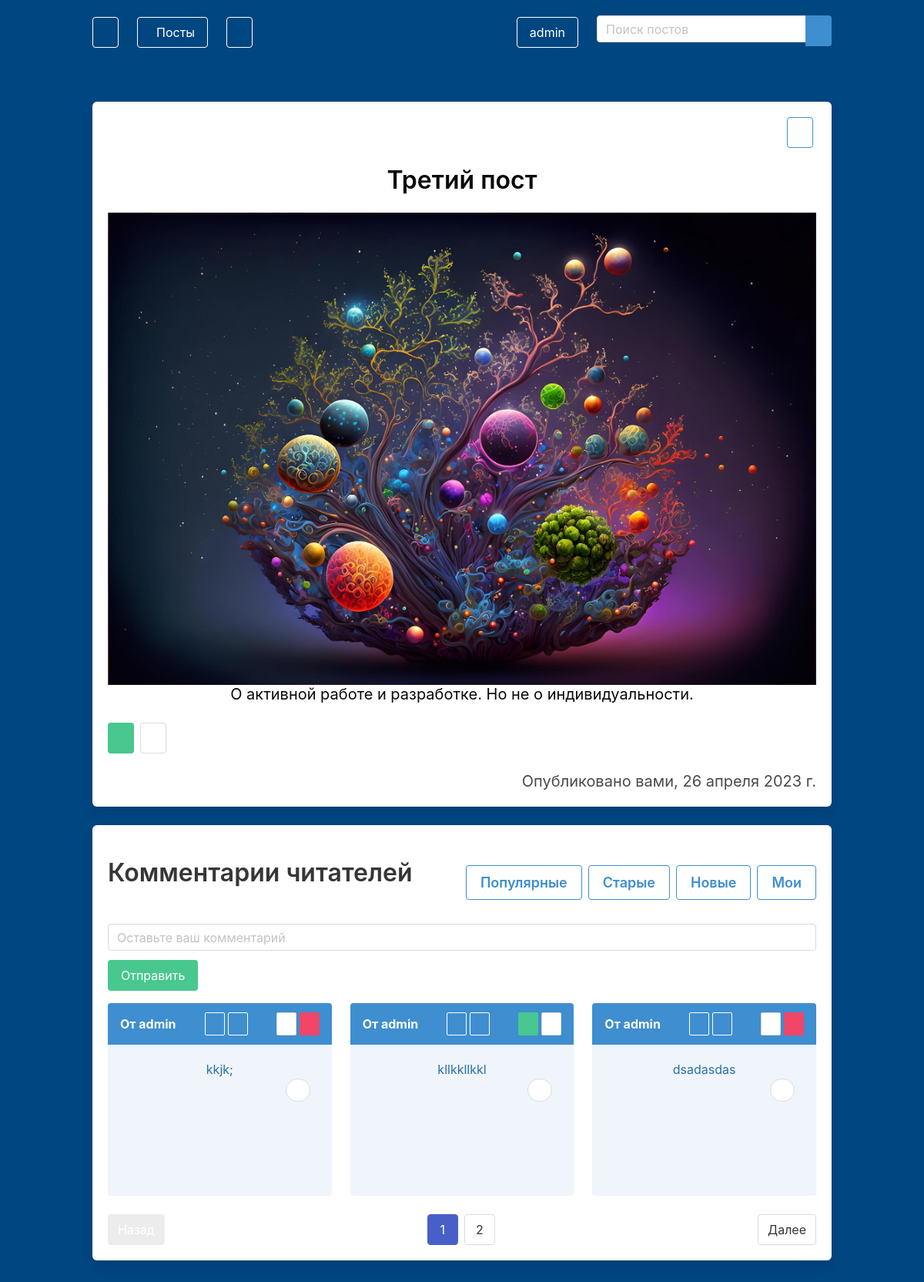
Screenshot of /blog/post/Третий пост18/ (signed in) with the database file from the repository.
### blog/models.py (models this page shows, shortened)
class Post(models.Model):
    title = models.CharField(max_length=255)
    text = models.TextField()
    slug = models.SlugField(unique=True)
    date = models.DateField(auto_now=True)
    author = models.ForeignKey(User, on_delete=models.CASCADE)
    image = models.ImageField(default='image.jpg', blank=True)
    likes = models.ManyToManyField(User, related_name='likes', blank=True)
    dislikes = models.ManyToManyField(User, related_name='dislikes', blank=True)
    views = models.ManyToManyField(User, related_name='views', blank=True)
    saved = models.ManyToManyField(User, related_name='saved', blank=True)
    favorite = models.ManyToManyField(User, related_name='favorite', blank=True)
    comments_allowed = models.BooleanField(default=True)
    def __str__(self):
        return self.title

class Comment(models.Model):
    post = models.ForeignKey('blog.Post', on_delete=models.CASCADE)
    user = models.ForeignKey(User, on_delete=models.CASCADE)
    text = models.TextField()
    date = models.DateTimeField(auto_now_add=True)
    comment_likes = models.ManyToManyField(User, related_name='comment_likes')
    comment_dislikes = models.ManyToManyField(User, related_name='comment_dislikes')
    parent = models.ForeignKey('self', null=True, blank=True, on_delete=models.CASCADE, related_name='children')
    reply_to = models.ForeignKey('self', null=True, blank=True, on_delete=models.SET_NULL, related_name='reply')

### blog/views.py (the view)
# urls.py: path('post/<slug>/', views.post, name='post'),
@login_required(login_url='/users/log_in')
def post(request, slug):
    post_detail = Post.objects.get(slug=slug)
    form = CommentForm(request.POST or None)
    action = request.GET.get('action')
    query = request.GET.get('filter')
    comments = post_detail.comment_set.filter(parent=None)
    comments = filter_comments( request, query, comments) if query else comments
    pages = Paginator(comments, 3)
    page = request.GET.get('page')
    comments = pages.get_page(page)
    comment_pages = comments.paginator.get_elided_page_range(comments.number)
    if action:
        add_saved(action, request)
        return redirect('blog:post', slug=slug)
    if request.user not in post_detail.views.all():
        post_detail.views.add(request.user)
    if form.is_valid():
        instance = form.save(commit=False)
        instance.user = request.user
        instance.post = post_detail
        instance.save()
        return redirect('blog:post', slug=slug)
    return render(request, 'post.html', {'post': post_detail, 'form': form, 'comment_pages': comment_pages, 'comments': comments, 'page': page, 'query': query})

### blog/forms.py
class CommentForm(forms.ModelForm):
    text = forms.CharField(widget=forms.TextInput(attrs={
        'class': 'input', 'placeholder': "Оставьте ваш комментарий"
    }))
    class Meta:
        model = Comment
        fields = ['text', ]

### blog/templates/post.html (shortened to what this page needs)
{% extends 'base_layout.html' %}
{% load static from static %}
{% block content %}
    <div class="container">
        <div class="box has-text-centered" style="min-width: 100%">
            <div class="buttons is-right">
                <a href="{% url 'blog:post' post.slug %}?action=saved&pk={{post.pk}} " class="button is-info is-outlined">
                </a>
            </div>
            <div class="title has-text-black">
                {{ post }}
            </div>
            {% if post.image %}
                <img src="{{ post.image.url }}" alt="" class="image is-centered post-image is-fullwidth">
            {% else %}
                <img src="{% static 'images/image.jpg' %}" alt="" class="image is-centered post-image">
            {% endif %}
            <div class="subtitle has-text-black">
                {{ post.text }}
            </div>
            <div class="buttons">
                <a class="button {% if user in post.likes.all %} is-success {% endif %}"
                href="{% url 'blog:like' post.slug %}">
                </a>
                <a class="button {% if user in post.dislikes.all %} is-danger {% endif %}"
                href="{% url 'blog:dislike' post.slug %}">
                </a>
            </div>
            {% if user == post.author %}
                <div class="subtitle has-text-right">Опубликовано вами, {{ post.date }}</div>
            {% else %}
                <div class="subtile has-text-right">Опубликовано автором: {{ post.author }}, {{ post.date }}
                    <br><br>
                    <a href="{% url 'blog:home' %}?filter=author_post&user={{post.author.pk}}"
                    class="button is-info is-outlined">Посмотреть все посты автора</a>
                </div>
            {% endif %}
        </div>
        {% if post.comments_allowed %}
        <div class="box">
            {% if post.comment_set.all %}
            <div class="is-flex is-align-items-center is-justify-content-space-between my-5">
                <div class="title">Комментарии читателей</div>
                <div class="buttons">
                    <a class="button is-info is-outlined  filter_comment" href="{% url 'blog:post' post.slug %}?filter=popular">Популярные</a>
                    <a class="button is-info is-outlined  filter_comment" href="{% url 'blog:post' post.slug %}?filter=old">Старые</a>
                    <a class="button is-info is-outlined  filter_comment" href="{% url 'blog:post' post.slug %}?filter=new">Новые</a>
                    <a class="button is-info is-outlined  filter_comment" href="{% url 'blog:post' post.slug %}?filter=my">Мои</a>
                </div>
            </div>
            {% else %}
                <div class="title">Пока нет комментариев</div>
            {% endif %}
            <form method="post">
                {% for field in form %}
                    {{field}}
                {% endfor %}
                <button class="button is-success mt-3">
                    Отправить
                </button>
            </form>
            <div class="columns is-centered is-multiline">
                {% for comment in comments %}
                    <div class="column is-4">
                        <div class="message is-info">
                            <div class="message-header">
                                От {{ comment.user }}
                                {% if request.user == comment.user %}
                                    <div class="buttons m-0 is-right">
                                        <a class="button m-0 ml-1 is-small is-info is-outlined is-inverted"
                                           href="{% url 'blog:comment_delete' comment.pk %}">
                                        </a>
                                        <a class="button m-0 ml-1 is-small is-info is-outlined is-inverted"
                                           href="{% url 'blog:comment_edit' comment.pk %}">
                                        </a>
                                    </div>
                                    {% endif %}
                                    <div class="buttons m-0">
                                        <a
                                        class="button is-small m-0 ml-1 {% if user in comment.comment_likes.all %} is-success {% endif %}"
                                        href="{% url 'blog:comment_like' pk=comment.pk %}">
                                        </a>
                                        <a
                                        class="button is-small m-0 ml-1 {% if user in comment.comment_dislikes.all %} is-danger {% endif %}"
                                        href="{% url 'blog:comment_dislike' pk=comment.pk %}">
                                        </a>
                                    </div>
                            </div>
                            <div class="message-body has-text-centered">
                                {{ comment.text }}
                                <div class="buttons is-right">
                                    <a href="{% url 'blog:reply' comment.pk %}"
                                        class="button is-rounded is-small replay-button"
                                        onclick="toggleReplay(this.dataset.pk)">
                                    </a>
                                </div>
                            </div>
                        </div>
                    </div>
                {% endfor %}
            </div>
            {% if comments.has_other_pages %}
            <nav class="pagination is-centered">
                {% if comments.has_previous %}
                <a href="?page={{comments.previous_page_number}}" class="pagination-previous">
                    Назад
                </a>
                {% else %}
                <button class="pagination-previous has-text-white" disabled>Назад</button>
                {% endif %}
                {% if comments.has_next %}
                <a href="?page={{comments.next_page_number}}" class="pagination-next">
                    Далее
                </a>
                {% else %}
                <button class="pagination-next has-text-white" disabled>Далее</button>
                {% endif %}
                <ul class="pagination-list">
                    {% for page in comment_pages %}
                        <li>
                            <a
                            href="{% if 'filter' in request.GET %}?page={{page}}&filter={{query}}{% else %}?page={{page}}{% endif %}"
                            class="pagination-link {% if page == comments.number %} is-current {% endif %}">
                                {{page}}
                            </a>
                        </li>
                    {% endfor %}
                </ul>
            </nav>
            {% endif %}
        </div>
        {% endif %}
    </div>
{% endblock %}

### blog/templates/base_layout.html (shortened to what this page needs)
{% load static from static %}
<html lang="en">
<head>
    <link rel="stylesheet" href="{% static 'bulma.css' %}">
    <link rel="stylesheet" href="{% static 'style.css' %}">
</head>
<body>
<section class="hero is-fullheight" style="background-color: rgb(0, 70, 128);">
    {% if user.is_authenticated %}
        <div class="hero-head">
            <nav class="navbar">
                <div class="container">
                    <div id="navbarMenuHeroA" class="navbar-menu">
                        <div class="navbar-start">
                            <div class="navbar-brand">
                                <a href="{% url 'blog:home' %}" class="navbar-item">
                                    <button class="button is-info is-outlined is-inverted">
                                    </button>
                                </a>
                            </div>
                            <div class="navbar-item">
                                <div class="dropdown is-hoverable">
                                    <div class="dropdown-trigger">
                                        <button class="button is-info is-outlined is-inverted">
                                            Посты
                                        </button>
                                    </div>
                                </div>
                            </div>
                            <div class="navbar-item">
                                <div class="dropdown is-hoverable">
                                    <div class="dropdown-trigger">
                                        <button class="button is-info is-outlined is-inverted">
                                        </button>
                                    </div>
                                </div>
                            </div>
                        </div>
                        <div class="navbar-end">
                            <span class="navbar-item">
                                <div class="dropdown is-hoverable">
                                <div class="dropdown-trigger">
                                    <button class="button is-info is-outlined is-inverted" aria-haspopup="true" aria-controls="dropdown-menu">
                                        {{ request.user }}
                                    </button>
                                </div>
                            </div>
                            </span>
                            <span class="navbar-item mt-3">
                                <form class="field has-addons" method="get">
                                        <div class="control">
                                            <input class="input" type="text" name="search" placeholder="Поиск постов">
                                        </div>
                                        <div class="control">
                                            <a class="button is-info">
                                            </a>
                                        </div>
                                </form>
                            </span>
                        </div>
                    </div>
                </div>
            </nav>
        </div>
    {% elif request.path == '/blog/home/' %}
        <div class="has-text-right p-2">
            <a href="{% url 'users:log_in' %}" class="button is-info is-outlined in-inverted">
                Войти
            </a>
        </div>
    {% endif %}
    <div class="hero-body">
        {% block content %}
        {% endblock %}
    </div>
</section>
</body>
</html>

### static/style.css (style rules this page uses)
input:not([type=checkbox]) { width: 100%; height: 35px; }
.message { min-height: 250px; cursor: pointer; }
.filter_comment { transition: .3s; font-size: 18px; font-weight: 600; color: black; }

### rows the page displays
Post: title "Третий пост", image (picture), text "О активной работе и разработке. Но не о индивидуальности.", date "26 апреля 2023 г."
Comment: user "admin", text "kkjk;"
Comment: user "admin", text "kllkkllkkl"
Comment: user "admin", text "dsadasdas"

### other values shown
{{ request.user }} "admin"
{{ page }} "1" "2"
